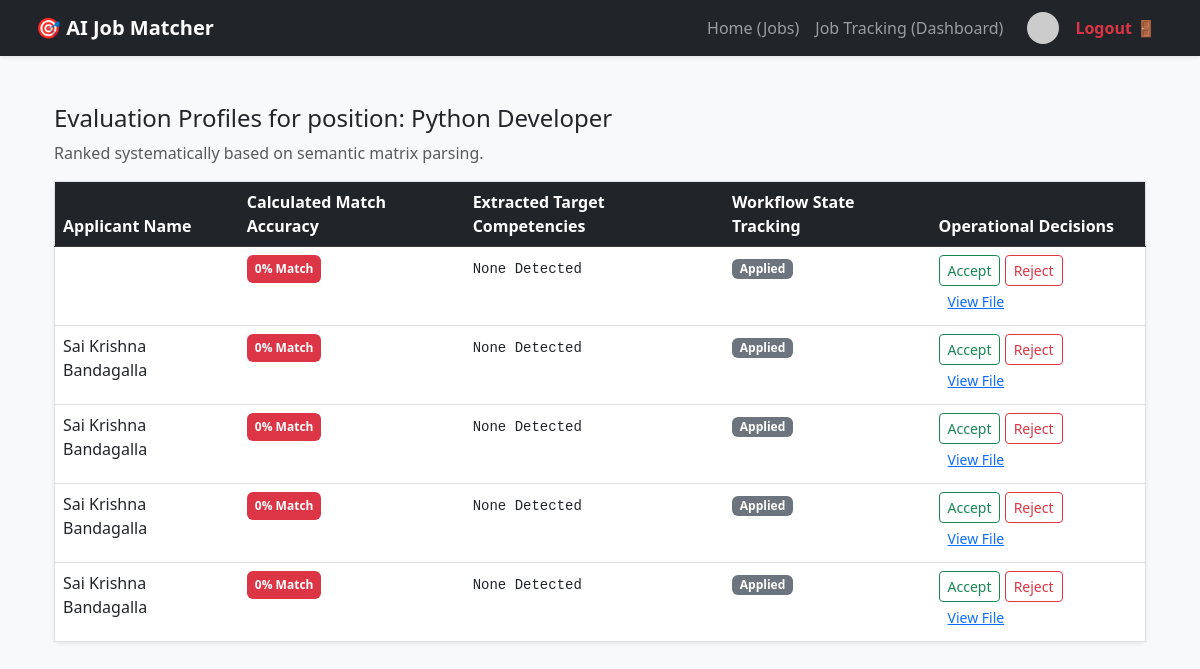
The page /job/1/applicants/ (signed in) on the database its author committed.
### demoapp/models.py (models this page shows, shortened)
class Job(models.Model):
    recruiter = models.ForeignKey(User, on_delete=models.CASCADE, limit_choices_to={'role': 'recruiter'})
    title = models.CharField(max_length=255)
    description = models.TextField()
    requirements = models.TextField(help_text="Comma separated skills")
    created_at = models.DateTimeField(auto_now_add=True)

class Application(models.Model):
    STATUS_CHOICES = [
        ('Applied', 'Applied'),
        ('Shortlisted', 'Shortlisted'),
        ('Rejected', 'Rejected')
    ]
    address = models.TextField(blank=True, null=True)
    status = models.CharField(max_length=20, default='Pending')
    job = models.ForeignKey(Job, on_delete=models.CASCADE, related_name='applications')
    candidate = models.ForeignKey(User, on_delete=models.CASCADE, limit_choices_to={'role': 'candidate'})
    resume = models.FileField(upload_to='resumes/')
    extracted_skills = models.TextField(blank=True, null=True)
    match_score = models.IntegerField(default=0)
    status = models.CharField(max_length=20, choices=STATUS_CHOICES, default='Applied')
    applied_at = models.DateTimeField(auto_now_add=True)
    qualification = models.CharField(max_length=100, blank=True, null=True)
    experience_years = models.IntegerField(default=0)
    current_company = models.CharField(max_length=100, blank=True, null=True)
    present_ctc = models.CharField(max_length=50, blank=True, null=True)
    expected_ctc = models.CharField(max_length=50, blank=True, null=True)

class User(AbstractUser):
    IS_CANDIDATE = 'candidate'
    IS_RECRUITER = 'recruiter'
    ROLE_CHOICES = [
        (IS_CANDIDATE, 'Candidate'),
        (IS_RECRUITER, 'Recruiter'),
    ]
    role = models.CharField(max_length=10, choices=ROLE_CHOICES, default=IS_CANDIDATE)
    groups = models.ManyToManyField(
        'auth.Group',
        related_name='demoapp_user_groups',
        blank=True,
        help_text='The groups this user belongs to.',
        verbose_name='groups',
    )
    user_permissions = models.ManyToManyField(
        'auth.Permission',
        related_name='demoapp_user_permissions',
        blank=True,
        help_text='Specific permissions for this user.',
        verbose_name='user permissions',
    )

### demoapp/views.py (the view)
# urls.py: path('job/<int:job_id>/applicants/', views.view_applicants, name='view_applicants'),
@login_required
def view_applicants(request, job_id):
    job = get_object_or_404(Job, pk=job_id)
    return render(request, 'applicants_list.html', {
        'job': job,
        'applicants': Application.objects.filter(job=job).order_by('-match_score')
    })

### demoapp/templates/applicants_list.html
{% extends 'base.html' %}
{% block content %}
<div class="container mt-4">
    <h4>Evaluation Profiles for position: {{ job.title }}</h4>
    <p class="text-muted">Ranked systematically based on semantic matrix parsing.</p>
    <table class="table bg-white border shadow-sm rounded">
        <thead class="table-dark">
            <tr>
                <th>Applicant Name</th>
                <th>Calculated Match Accuracy</th>
                <th>Extracted Target Competencies</th>
                <th>Workflow State Tracking</th>
                <th>Operational Decisions</th>
            </tr>
        </thead>
        <tbody>
            {% for app in applicants %}
            <tr>
                <td>{{ app.candidate.first_name }} {{ app.candidate.last_name }}</td>
                <td>
                    <span class="badge {% if app.match_score >= 70 %}bg-success{% elif app.match_score >= 40 %}bg-warning{% else %}bg-danger{% endif %} p-2">
                        {{ app.match_score }}% Match
                    </span>
                </td>
                <td><code class="text-dark">{{ app.extracted_skills|default:"None Detected" }}</code></td>
                <td><span class="badge bg-secondary">{{ app.status }}</span></td>
                <td>
                    {% if app.status != 'Shortlisted' %}
                        <a href="{% url 'update_status' app.id 'Shortlisted' %}" class="btn btn-sm btn-outline-success">Accept</a>
                    {% endif %}
                    {% if app.status != 'Rejected' %}
                        <a href="{% url 'update_status' app.id 'Rejected' %}" class="btn btn-sm btn-outline-danger">Reject</a>
                    {% endif %}
                    {% if app.resume %}
                        <a href="{{ app.resume.url }}" class="btn btn-sm btn-link" target="_blank">View File</a>
                    {% endif %}
                </td>
            </tr>
            {% empty %}
            <tr>
                <td colspan="5" class="text-center py-3">No profiles have targeted this layout yet.</td>
            </tr>
            {% endfor %}
        </tbody>
    </table>
</div>
{% endblock %}

### rows shown on the page
Job: title "Python Developer"
Application: match_score "0", extracted_skills "None Detected", status "Applied", shows "Accept", shows "Reject"
Application: candidate.first_name "Sai Krishna", candidate.last_name "Bandagalla", match_score "0", extracted_skills "None Detected", status "Applied", shows "Accept", shows "Reject"
Application: candidate.first_name "Sai Krishna", candidate.last_name "Bandagalla", match_score "0", extracted_skills "None Detected", status "Applied", shows "Accept", shows "Reject"
Application: candidate.first_name "Sai Krishna", candidate.last_name "Bandagalla", match_score "0", extracted_skills "None Detected", status "Applied", shows "Accept", shows "Reject"
Application: candidate.first_name "Sai Krishna", candidate.last_name "Bandagalla", match_score "0", extracted_skills "None Detected", status "Applied", shows "Accept", shows "Reject"
